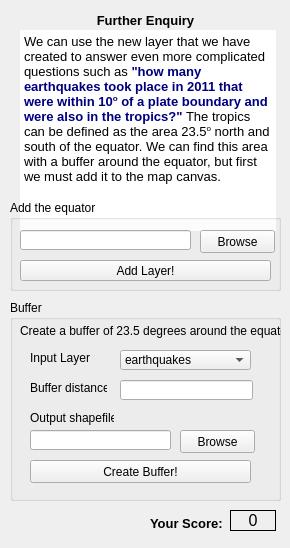
  <widget class="QWizardPage" name="wizardPage11">
   <widget class="QLabel" name="Score_label_10">
    <property name="geometry">
     <rect>
      <x>230</x>
      <y>510</y>
      <width>46</width>
      <height>21</height>
     </rect>
    </property>
    <property name="font">
     <font>
      <pointsize>12</pointsize>
     </font>
    </property>
    <property name="frameShape">
     <enum>QFrame::Panel</enum>
    </property>
    <property name="text">
     <string>0</string>
    </property>
    <property name="alignment">
     <set>Qt::AlignCenter</set>
    </property>
   </widget>
   <widget class="QLabel" name="label_63">
    <property name="geometry">
     <rect>
      <x>150</x>
      <y>508</y>
      <width>81</width>
      <height>31</height>
     </rect>
    </property>
    <property name="font">
     <font>
      <pointsize>10</pointsize>
      <weight>75</weight>
      <bold>true</bold>
     </font>
    </property>
    <property name="text">
     <string>Your Score:</string>
    </property>
   </widget>
   <widget class="QLabel" name="label_64">
    <property name="geometry">
     <rect>
      <x>70</x>
      <y>10</y>
      <width>151</width>
      <height>21</height>
     </rect>
    </property>
    <property name="font">
     <font>
      <pointsize>10</pointsize>
      <weight>75</weight>
      <bold>true</bold>
     </font>
    </property>
    <property name="text">
     <string>Further Enquiry</string>
    </property>
    <property name="alignment">
     <set>Qt::AlignCenter</set>
    </property>
   </widget>
   <widget class="QTextBrowser" name="textBrowser">
    <property name="geometry">
     <rect>
      <x>20</x>
      <y>30</y>
      <width>256</width>
      <height>201</height>
     </rect>
    </property>
    <property name="frameShape">
     <enum>QFrame::NoFrame</enum>
    </property>
    <property name="frameShadow">
     <enum>QFrame::Plain</enum>
    </property>
    <property name="html">
     <string>&lt;!DOCTYPE HTML PUBLIC &quot;-//W3C//DTD HTML 4.0//EN&quot; &quot;http://www.w3.org/TR/REC-html40/strict.dtd&quot;&gt;
&lt;html&gt;&lt;head&gt;&lt;meta name=&quot;qrichtext&quot; content=&quot;1&quot; /&gt;&lt;style type=&quot;text/css&quot;&gt;
p, li { white-space: pre-wrap; }
&lt;/style&gt;&lt;/head&gt;&lt;body style=&quot; font-family:'MS Shell Dlg 2'; font-size:8.25pt; font-weight:400; font-style:normal;&quot;&gt;
&lt;p style=&quot; margin-top:0px; margin-bottom:0px; margin-left:0px; margin-right:0px; -qt-block-indent:0; text-indent:0px;&quot;&gt;&lt;span style=&quot; font-size:10pt;&quot;&gt;We can use the new layer that we have created to answer even more complicated questions such as &lt;/span&gt;&lt;span style=&quot; font-size:10pt; font-weight:600; color:#00007f;&quot;&gt;&amp;quot;how many earthquakes took place in 2011 that were within 10&lt;/span&gt;&lt;span style=&quot; font-size:10pt; font-weight:600; color:#00007f; vertical-align:super;&quot;&gt;o&lt;/span&gt;&lt;span style=&quot; font-size:10pt; font-weight:600; color:#00007f;&quot;&gt; of a plate boundary and were also in the tropics?&amp;quot; &lt;/span&gt;&lt;span style=&quot; font-size:10pt; color:#000000;&quot;&gt;The tropics can be defined as the area 23.5&lt;/span&gt;&lt;span style=&quot; font-size:10pt; color:#000000; vertical-align:super;&quot;&gt;o&lt;/span&gt;&lt;span style=&quot; font-size:10pt; color:#000000;&quot;&gt; north and south of the equator. We can find this area with a buffer around the equator, but first we must add it to the map canvas.&lt;/span&gt;&lt;/p&gt;&lt;/body&gt;&lt;/html&gt;</string>
    </property>
   </widget>
   <widget class="QGroupBox" name="groupBox_12">
    <property name="geometry">
     <rect>
      <x>10</x>
      <y>300</y>
      <width>271</width>
      <height>201</height>
     </rect>
    </property>
    <property name="title">
     <string>Buffer</string>
    </property>
    <widget class="QLineEdit" name="distanceLineEdit_2">
     <property name="geometry">
      <rect>
       <x>110</x>
       <y>80</y>
       <width>133</width>
       <height>20</height>
      </rect>
     </property>
    </widget>
    <widget class="QLabel" name="label_56">
     <property name="geometry">
      <rect>
       <x>20</x>
       <y>110</y>
       <width>84</width>
       <height>16</height>
      </rect>
     </property>
     <property name="text">
      <string>Output shapefile:</string>
     </property>
    </widget>
    <widget class="QLineEdit" name="bufferLineEdit_2">
     <property name="geometry">
      <rect>
       <x>20</x>
       <y>130</y>
       <width>141</width>
       <height>20</height>
      </rect>
     </property>
    </widget>
    <widget class="QLabel" name="label_57">
     <property name="geometry">
      <rect>
       <x>20</x>
       <y>50</y>
       <width>60</width>
       <height>16</height>
      </rect>
     </property>
     <property name="text">
      <string>Input Layer:</string>
     </property>
    </widget>
    <widget class="QPushButton" name="bufferBrowseButton_2">
     <property name="geometry">
      <rect>
       <x>170</x>
       <y>130</y>
       <width>75</width>
       <height>23</height>
      </rect>
     </property>
     <property name="text">
      <string>Browse</string>
     </property>
    </widget>
    <widget class="QLabel" name="label_58">
     <property name="geometry">
      <rect>
       <x>20</x>
       <y>80</y>
       <width>77</width>
       <height>16</height>
      </rect>
     </property>
     <property name="text">
      <string>Buffer distance:</string>
     </property>
    </widget>
    <widget class="QComboBox" name="inputComboBox_3">
     <property name="geometry">
      <rect>
       <x>110</x>
       <y>50</y>
       <width>131</width>
       <height>20</height>
      </rect>
     </property>
     <item>
      <property name="text">
       <string>earthquakes</string>
      </property>
     </item>
     <item>
      <property name="text">
       <string>plate_boundaries</string>
      </property>
     </item>
     <item>
      <property name="text">
       <string>countries</string>
      </property>
     </item>
    </widget>
    <widget class="QPushButton" name="bufferButton_2">
     <property name="geometry">
      <rect>
       <x>20</x>
       <y>160</y>
       <width>221</width>
       <height>23</height>
      </rect>
     </property>
     <property name="text">
      <string>Create Buffer!</string>
     </property>
    </widget>
    <widget class="QLabel" name="label_65">
     <property name="geometry">
      <rect>
       <x>10</x>
       <y>20</y>
       <width>261</width>
       <height>21</height>
      </rect>
     </property>
     <property name="text">
      <string>Create a buffer of 23.5 degrees around the equator.</string>
     </property>
    </widget>
   </widget>
   <widget class="QGroupBox" name="groupBox_13">
    <property name="geometry">
     <rect>
      <x>10</x>
      <y>200</y>
      <width>271</width>
      <height>91</height>
     </rect>
    </property>
    <property name="title">
     <string>Add the equator</string>
    </property>
    <widget class="QPushButton" name="equatorBrowseButton">
     <property name="geometry">
      <rect>
       <x>190</x>
       <y>30</y>
       <width>75</width>
       <height>23</height>
      </rect>
     </property>
     <property name="text">
      <string>Browse</string>
     </property>
    </widget>
    <widget class="QLineEdit" name="equatorLineEdit">
     <property name="geometry">
      <rect>
       <x>10</x>
       <y>30</y>
       <width>171</width>
       <height>20</height>
      </rect>
     </property>
     <property name="text">
      <string/>
     </property>
    </widget>
    <widget class="QPushButton" name="AddLayerButton_2">
     <property name="geometry">
      <rect>
       <x>10</x>
       <y>60</y>
       <width>251</width>
       <height>21</height>
      </rect>
     </property>
     <property name="text">
      <string>Add Layer!</string>
     </property>
    </widget>
   </widget>
  </widget>
